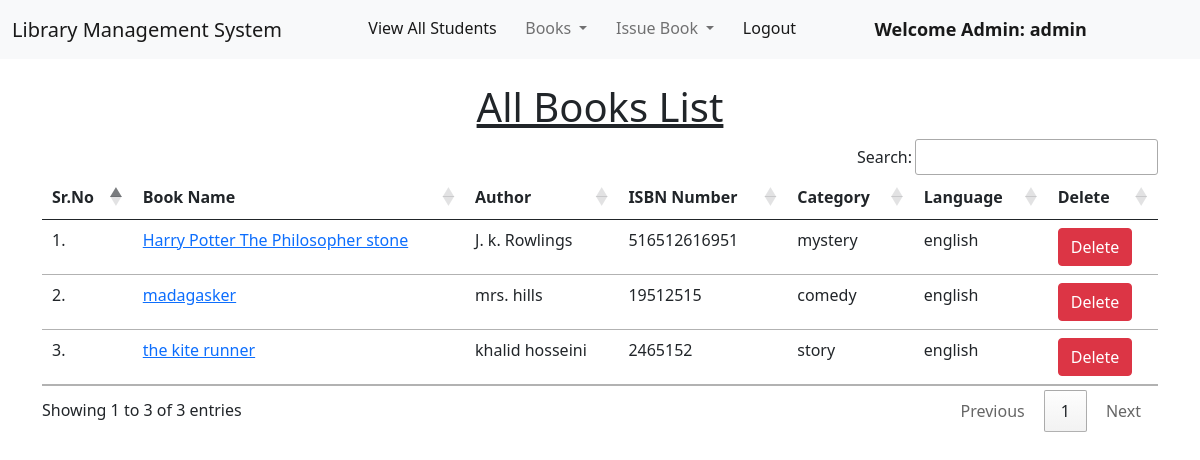
Page /view_books/ (signed in) on the committed database.
### library/models.py (models this page shows, shortened)
class Book(models.Model):
    title = models.CharField(max_length=200)
    author = models.CharField(max_length=200)
    isbn = models.PositiveIntegerField()
    genre = models.CharField(max_length=50)
    language = models.CharField(max_length=50)

### library/views.py (the view)
# urls.py: path("view_books/", views.BookList.as_view(), name="view_books"),
class BookList(LoginRequiredMixin, ListView):
    model = Book
    fields = '__all__'
    template_name = 'view_books.html'

### library/templates/view_books.html (shortened to what this page needs)
{% extends 'admin_navbar.html' %}
{% load static %}
{% block body %}
<div class="container mt-4">
    <h1 class="text-center"><u>All Books List</u></h1>
    <table class="table table-hover" id="example">
        <thead>
            <tr>
                <th>Sr.No</th>
                <th>Book Name</th>
                <th>Author</th>
                <th>ISBN Number</th>
                <th>Category</th>
                <th>Language</th>
                <th>Delete</th>
            </tr>
        </thead>
        <tbody>
            {% for book in object_list %}
            <tr>
                <td>{{forloop.counter}}.</td>
                <td><a href="/view_book/{{book.id}}/">{{book.title}}</a></td>
                <td>{{book.author}}</td>
                <td>{{book.isbn}}</td>
                <td>{{book.genre}}</td>
                <td>{{book.language}}</td>
                <td><a href="/delete_book/{{book.id}}/" class="btn btn-danger" onclick="return confirm('Are you sure you want to delete this book?')">Delete</a></td>
            </tr>
            {% endfor %}
        </tbody>
    </table>
    </div>
{% endblock %}

### library/templates/admin_navbar.html (shortened to what this page needs)
<!doctype html>
<html lang="en">
  <head>
    <link href="https://cdn.jsdelivr.net/npm/bootstrap@5.1.0/dist/css/bootstrap.min.css" rel="stylesheet">
    <link rel="stylesheet" href="https://cdn.datatables.net/1.10.25/css/jquery.dataTables.min.css">
    <link rel="stylesheet" href="https://cdn.datatables.net/buttons/1.7.1/css/buttons.dataTables.min.css">
  </head>
  <body>
    <nav class="navbar navbar-expand-lg navbar-light bg-light">
        <div class="container-fluid">
          <a class="navbar-brand" href="/view_books/">Library Management System</a>
          <div class="collapse navbar-collapse" id="navbarSupportedContent">
            <ul class="navbar-nav me-auto mb-2 mb-lg-0">
              <li class="nav-item">
                <a class="nav-link active" aria-current="page" href="/view_students/">View All Students</a>
              </li>
              <li class="nav-item dropdown">
                <a class="nav-link dropdown-toggle" href="#" id="navbarDropdown" role="button" data-bs-toggle="dropdown" aria-expanded="false">
                  Books
                </a>
              </li>
              <li class="nav-item dropdown">
                <a class="nav-link dropdown-toggle" href="#" id="navbarDropdown" role="button" data-bs-toggle="dropdown" aria-expanded="false">
                  Issue Book
                </a>
              </li>
              <li class="nav-item">
                <a class="nav-link active" aria-current="page" href="/logout/">Logout</a>
              </li>
              <li class="nav-item">
                <a style="font-weight:600; font-family:'Segoe UI', Tahoma, Geneva, Verdana, sans-serif; font-size: large;" class="nav-link active" href="#">Welcome Admin: {{request.user}}</a>
              </li>
            </ul>
          </div>
        </div>
      </nav>
      {% block body %}
      {% endblock %}
  </body>
</html>

### rows in the picture
Book: title "Harry Potter The Philosopher stone", author "J. k. Rowlings", isbn "516512616951", genre "mystery", language "english"
Book: title "madagasker", author "mrs. hills", isbn "19512515", genre "comedy", language "english"
Book: title "the kite runner", author "khalid hosseini", isbn "2465152", genre "story", language "english"

### other values in the picture
{{ request.user }} "admin"
